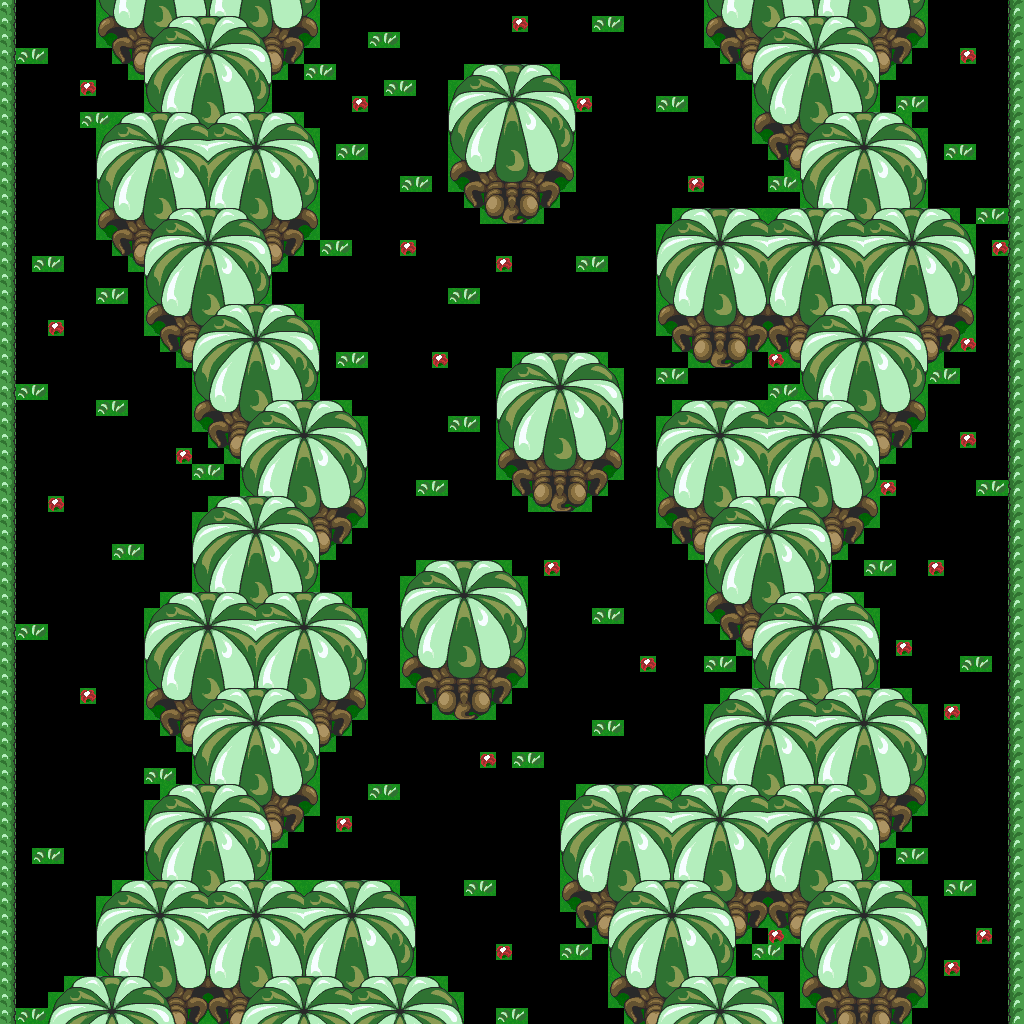

Rendered tile map (Tiled .tmx) drawn with the repository's tilesets; below, a short description and the map source with its tile grids summarised:
An orthogonal 64x64 tile map with 16x16 px tiles, 1 tile layer (base), 1 hidden layer not drawn and 2 objects.

<map version="1.10" tiledversion="1.12.1" orientation="orthogonal" renderorder="right-down" width="64" height="64" tilewidth="16" tileheight="16" infinite="0" nextlayerid="3" nextobjectid="3">
 <tileset firstgid="1" source="../classiciphone_pics4.tsx" />
 <layer id="1" name="base" width="64" height="64">
  <data>[4096 cells, 2196 non-empty, 85 distinct tile ids]</data>
 </layer>
 <layer id="2" name="collision" width="64" height="64" visible="0">
  <properties><property name="collision" value="true" /></properties>
  <data>[4096 cells, 1811 non-empty, 1 distinct tile ids]</data>
 </layer>
 <objectgroup id="3" name="npcs">
  <object id="1" x="368.0" y="416.0" width="16" height="16">
   <properties>
    <property name="script" type="string">-- Auto-converted from GraalScript
joinResource("gc_ctf_systems")</property>
   </properties>
  </object>
  <object id="2" x="416.0" y="480.0" width="16" height="16">
   <properties>
    <property name="script" type="string">-- Auto-converted from GraalScript
-- join("level_nodropitems");</property>
   </properties>
  </object>
 </objectgroup>
</map>
